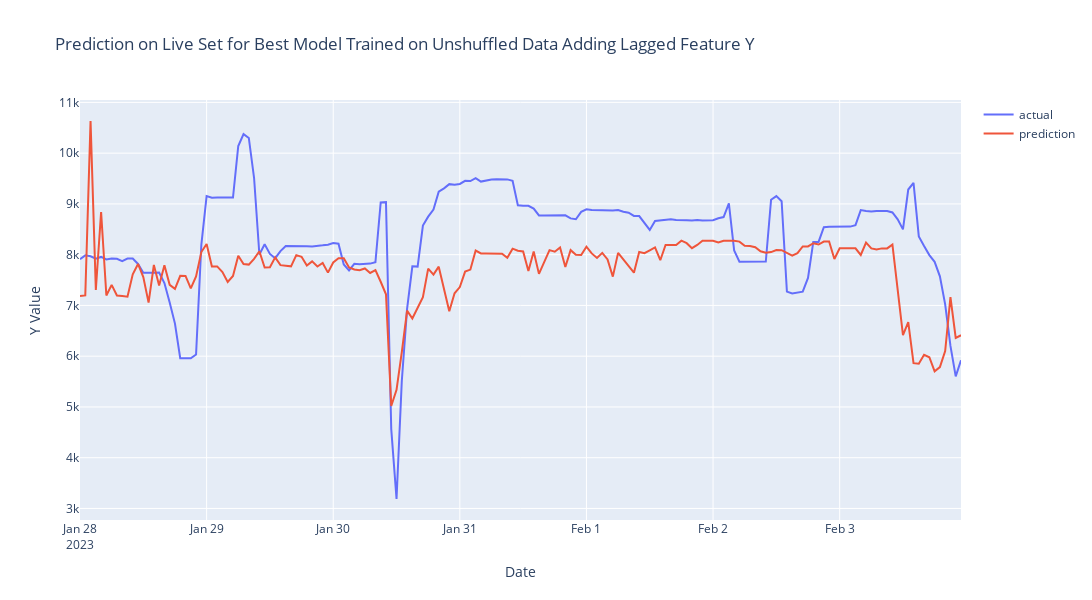

Source (notebook cell):
### Code cell
# truncate the live set from Jan 28 to Feb 3
live_X_sample = live_X.loc['2023-01-28':'2023-02-03']
live_y_sample = live_y.loc['2023-01-28':'2023-02-03']
# get the prediction on the live set from Jan 28 to Feb 3
live_y_pred_sample = best_model_on_unshuffled.predict(live_X_sample)

fig = go.Figure()
fig.add_trace(go.Scatter(x=live_X_sample.index, y=live_y_sample, mode='lines', name='actual'))
fig.add_trace(go.Scatter(x=live_X_sample.index, y=live_y_pred_sample, mode='lines', name='prediction'))
fig.update_layout(title='Prediction on Live Set for Best Model Trained on Unshuffled Data Adding Lagged Feature Y',
                xaxis_title='Date',
                yaxis_title='Y Value',
                width=1200,
                height=600)
fig.show()

### Figure 1 — Plotly figure (JSON) as saved in the notebook; plotly's stock layout.template omitted (floating-point values rounded to 4 significant figures; data arrays with more than 128 entries replaced by an {"elided": "..."} marker saying what was removed)
{"data": [{"mode": "lines", "name": "actual", "type": "scatter", "x": {"elided": "168 str values"}, "y": {"elided": "168 float values"}}, {"mode": "lines", "name": "prediction", "type": "scatter", "x": {"elided": "168 str values"}, "y": {"elided": "168 float values"}}], "layout": {"height": 600, "title": {"text": "Prediction on Live Set for Best Model Trained on Unshuffled Data Adding Lagged Feature Y"}, "width": 1200, "xaxis": {"title": {"text": "Date"}}, "yaxis": {"title": {"text": "Y Value"}}}}
